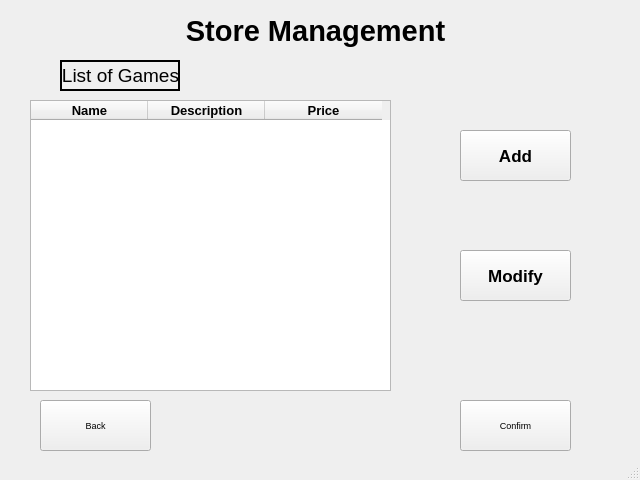
<?xml version="1.0" encoding="UTF-8"?>
<ui version="4.0">
 <class>MainWindow</class>
 <widget class="QMainWindow" name="MainWindow">
  <property name="geometry">
   <rect>
    <x>0</x>
    <y>0</y>
    <width>640</width>
    <height>480</height>
   </rect>
  </property>
  <property name="font">
   <font>
    <pointsize>7</pointsize>
   </font>
  </property>
  <property name="windowTitle">
   <string>MainWindow</string>
  </property>
  <widget class="QWidget" name="centralwidget">
   <widget class="QLabel" name="label">
    <property name="geometry">
     <rect>
      <x>170</x>
      <y>0</y>
      <width>291</width>
      <height>61</height>
     </rect>
    </property>
    <property name="font">
     <font>
      <pointsize>22</pointsize>
      <weight>75</weight>
      <bold>true</bold>
     </font>
    </property>
    <property name="layoutDirection">
     <enum>Qt::LeftToRight</enum>
    </property>
    <property name="text">
     <string>Store Management</string>
    </property>
    <property name="alignment">
     <set>Qt::AlignCenter</set>
    </property>
   </widget>
   <widget class="QPushButton" name="backBtn">
    <property name="geometry">
     <rect>
      <x>40</x>
      <y>400</y>
      <width>111</width>
      <height>51</height>
     </rect>
    </property>
    <property name="text">
     <string>Back</string>
    </property>
   </widget>
   <widget class="QFrame" name="frame">
    <property name="geometry">
     <rect>
      <x>60</x>
      <y>60</y>
      <width>120</width>
      <height>31</height>
     </rect>
    </property>
    <property name="frameShape">
     <enum>QFrame::WinPanel</enum>
    </property>
    <property name="frameShadow">
     <enum>QFrame::Plain</enum>
    </property>
    <property name="lineWidth">
     <number>1</number>
    </property>
    <property name="midLineWidth">
     <number>0</number>
    </property>
    <widget class="QLabel" name="label_2">
     <property name="geometry">
      <rect>
       <x>0</x>
       <y>0</y>
       <width>121</width>
       <height>31</height>
      </rect>
     </property>
     <property name="font">
      <font>
       <pointsize>14</pointsize>
      </font>
     </property>
     <property name="text">
      <string>List of Games</string>
     </property>
     <property name="textFormat">
      <enum>Qt::AutoText</enum>
     </property>
     <property name="alignment">
      <set>Qt::AlignCenter</set>
     </property>
     <property name="wordWrap">
      <bool>false</bool>
     </property>
    </widget>
   </widget>
   <widget class="QPushButton" name="ConfirmBtn">
    <property name="geometry">
     <rect>
      <x>460</x>
      <y>400</y>
      <width>111</width>
      <height>51</height>
     </rect>
    </property>
    <property name="text">
     <string>Confirm</string>
    </property>
   </widget>
   <widget class="QTableWidget" name="tableWidget">
    <property name="geometry">
     <rect>
      <x>30</x>
      <y>100</y>
      <width>361</width>
      <height>291</height>
     </rect>
    </property>
    <property name="minimumSize">
     <size>
      <width>361</width>
      <height>291</height>
     </size>
    </property>
    <property name="font">
     <font>
      <pointsize>10</pointsize>
      <weight>75</weight>
      <italic>false</italic>
      <bold>true</bold>
      <strikeout>false</strikeout>
      <kerning>true</kerning>
     </font>
    </property>
    <property name="mouseTracking">
     <bool>false</bool>
    </property>
    <property name="autoFillBackground">
     <bool>false</bool>
    </property>
    <property name="frameShadow">
     <enum>QFrame::Sunken</enum>
    </property>
    <property name="lineWidth">
     <number>7</number>
    </property>
    <property name="midLineWidth">
     <number>0</number>
    </property>
    <property name="showGrid">
     <bool>true</bool>
    </property>
    <property name="gridStyle">
     <enum>Qt::SolidLine</enum>
    </property>
    <property name="columnCount">
     <number>3</number>
    </property>
    <attribute name="horizontalHeaderCascadingSectionResizes">
     <bool>false</bool>
    </attribute>
    <attribute name="horizontalHeaderDefaultSectionSize">
     <number>117</number>
    </attribute>
    <attribute name="horizontalHeaderHighlightSections">
     <bool>true</bool>
    </attribute>
    <attribute name="horizontalHeaderMinimumSectionSize">
     <number>46</number>
    </attribute>
    <attribute name="horizontalHeaderShowSortIndicator" stdset="0">
     <bool>false</bool>
    </attribute>
    <attribute name="horizontalHeaderStretchLastSection">
     <bool>false</bool>
    </attribute>
    <attribute name="verticalHeaderShowSortIndicator" stdset="0">
     <bool>false</bool>
    </attribute>
    <column>
     <property name="text">
      <string>Name</string>
     </property>
    </column>
    <column>
     <property name="text">
      <string>Description</string>
     </property>
    </column>
    <column>
     <property name="text">
      <string>Price</string>
     </property>
    </column>
   </widget>
   <widget class="QPushButton" name="addBtn">
    <property name="geometry">
     <rect>
      <x>460</x>
      <y>130</y>
      <width>111</width>
      <height>51</height>
     </rect>
    </property>
    <property name="font">
     <font>
      <pointsize>13</pointsize>
      <weight>75</weight>
      <bold>true</bold>
     </font>
    </property>
    <property name="text">
     <string>Add</string>
    </property>
   </widget>
   <widget class="QPushButton" name="modifyBtn">
    <property name="geometry">
     <rect>
      <x>460</x>
      <y>250</y>
      <width>111</width>
      <height>51</height>
     </rect>
    </property>
    <property name="font">
     <font>
      <pointsize>13</pointsize>
      <weight>75</weight>
      <bold>true</bold>
     </font>
    </property>
    <property name="text">
     <string>Modify</string>
    </property>
   </widget>
  </widget>
  <widget class="QStatusBar" name="statusbar"/>
 </widget>
 <resources/>
 <connections/>
</ui>
